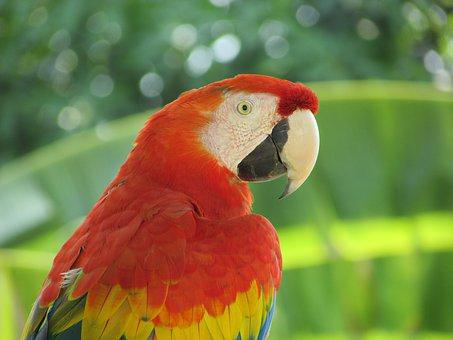
#> input picture Point-Ops-and-Histograms/images/parrot.png, 453 x 340 px, found by its file name
$ jupyter execute linear-derivatives.ipynb   (shell and % lines are left out)
#> lines starting #> are read from the running program, lines starting #| are printed output that depends on the picture; long printed decimals are rounded
# Image Filtering: Spatial Methods

[cell 1]

import numpy as np

import matplotlib.image as img
import matplotlib.pyplot as plt

from skimage import io
from skimage import filters as flt
from skimage.util import img_as_float32 as img_as_float

from scipy import signal
from scipy.ndimage import convolve

[cell 2]
def print_imginfo(I):
    print(type(I))
    print(I.shape, I.dtype)
    print('Data range:', np.min(I), 'to', np.max(I))

[cell 3]
def show_imghist(I, vmin=0.0, vmax=1.0):
    fig, ax = plt.subplots(1, 2, figsize=(10,3))

    ax[0].imshow(I, cmap='gray', vmin=vmin, vmax=vmax)
    ax[0].set_axis_off()

    ax[1].hist(I.ravel(), lw=0, bins=256, range=(vmin+0.01,vmax-0.01));
    ax[1].set_xlim(vmin, vmax)
    ax[1].set_yticks([])

[cell 4]
I1 = io.imread("../../images/parrot.png", as_gray=True)
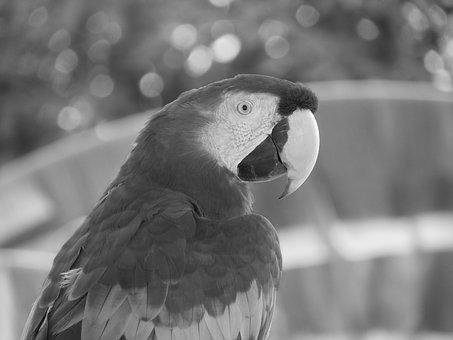
#> I1: shape (340, 453) float64; min 0.00364, max 0.995, mean 0.473
#I1 = io.imread("../../images/cars.jpg", as_gray=True)
#I1 = io.imread("../../images/coins.png", as_gray=True)
I1 = img_as_float(I1)

print_imginfo(I1)
#| <class 'numpy.ndarray'>
#| (340, 453) float32
#| Data range: 0.003639 to 0.9949
show_imghist(I1)

## Linear Filter: Derivative Kernels

Many derivative kernels are formed as the product of a smoothing kernel and a differentiation kernel. Both can often  be expressed as the convolution of two smaller kernels. As an example, consider the Sobel operator. Because convolution flips the kernels prior to use, the order of postive vs negative coeffcients is the opposite of what you might expect.

\begin{equation}
h_x = \begin{bmatrix} +1 & 0 & -1 \\ +2 & 0 & -2 \\ +1 & 0 & -1 \end{bmatrix}
    = \begin{bmatrix} 1 \\ 2 \\ 1 \end{bmatrix}  \begin{bmatrix} 1 & 0 & -1 \end{bmatrix}
    = \begin{bmatrix} 1 \\ 1 \end{bmatrix} * \begin{bmatrix} 1 \\ 1 \end{bmatrix}
      \begin{bmatrix} 1 & -1 \end{bmatrix} * \begin{bmatrix} 1 & 1 \end{bmatrix}
\end{equation}

\begin{equation}
h_y = \begin{bmatrix} +1 & +2 & +1 \\ 0 & 0 & 0 \\ -1 & -2 & -1 \end{bmatrix}
    = \begin{bmatrix} 1 \\ 0 \\ -1 \end{bmatrix}  \begin{bmatrix} 1 & 2 & 1 \end{bmatrix}
    = \begin{bmatrix} 1 \\ 1 \end{bmatrix} * \begin{bmatrix} 1 \\ -1 \end{bmatrix}
      \begin{bmatrix} 1 & 1 \end{bmatrix} * \begin{bmatrix} 1 & 1 \end{bmatrix}
\end{equation}

The kernels can be implemented as
`h1=np.array([...]), h2=np.array([...]), h=scipy.signal.convolve(h1, h2, mode='full')`

Python supports complex numbers: `C=R+Ij`. By letting $h_x$ and $h_y$ be the real and imaginary parts of a complex derivative kernel, convolution produces a complex image that holds all the information needed to determine the gradient magnitudes and angles. See details below.

[cell 5]
# Center pixel weighted more heavily when smoothing
def sobel_kernel():
    h = np.array([ [1+1j,0+2j,-1+1j], [2+0j,0+0j,-2+0j], [1-1j,0-2j,-1-1j] ])
    return h

# All pixels weighted the same when smoothing
def prewitt_kernel():
    h = np.array([ [1+1j,0+1j,-1+1j], [1+0j,0+0j,-1+0j], [1-1j,0-1j,-1-1j] ])
    return h

# Add prewitt kernels to pixel value (gives illusion of depth)
def emboss_kernel():
    h = np.array([ [2,1,0], [1,1,-1], [0,-1,-2]])
    return h

# Second order derivative (aka negative Laplacian)
def laplacian_kernel():
    h = np.array([ [0,-1,0], [-1,4,-1], [0,-1,0] ])
    return h

# Second order derivative w/Gaussian smoothing
def mexicanhat_kernel(sigma=1.0, truncate=3.0):
    N = np.int32(np.round(truncate*sigma))
    u,v = np.mgrid[-N:N+1,-N:N+1]

    h = np.exp(-0.5*(u**2+v**2)/(sigma**2))
    h *= 1/(np.pi*sigma**4)*(1 - 0.5*(u**2+v**2)/(sigma**2))

    return h

## Linear Filter: Image Gradients

[cell 6]
# mode: reflect  (d c b a | a b c d | d c b a)
# mode: constant (k k k k | a b c d | k k k k) -- (cval=k)
# mode: nearest  (a a a a | a b c d | d d d d)
# mode: mirror     (d c b | a b c d | c b a)
# mode: wrap     (a b c d | a b c d | a b c d)

mode = 'reflect'

Ip = I1
Ip = flt.gaussian(Ip, sigma=1, mode=mode)

h = sobel_kernel()
#h = prewitt_kernel()

I2 = convolve(Ip, h, mode=mode)

show_imghist(np.real(I2), -0.2, 0.2)      # horizontal gradient
show_imghist(np.imag(I2), -0.2, 0.2)      # vertical gradient
show_imghist(np.absolute(I2), 0, 1.0)     # gradient magnitude
#> call 4 of show_imghist, with vmin = 0, vmax = 1
#> in show_imghist (call 4), `ax[1].hist(I.ravel(), lw=0, bins=256, range=(vmin+0.01,vmax-0.01));`:
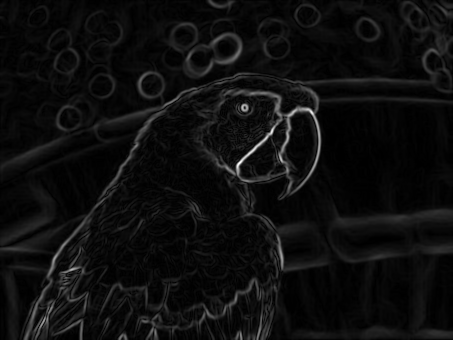
#> I: shape (340, 453) float32; min 1.45e-05, max 1.78, mean 0.0993; drawn with min black and max white
show_imghist(np.angle(I2), -np.pi, np.pi)   # gradient angle
#> in show_imghist (call 5), `ax[1].hist(I.ravel(), lw=0, bins=256, range=(vmin+0.01,vmax-0.01));`:
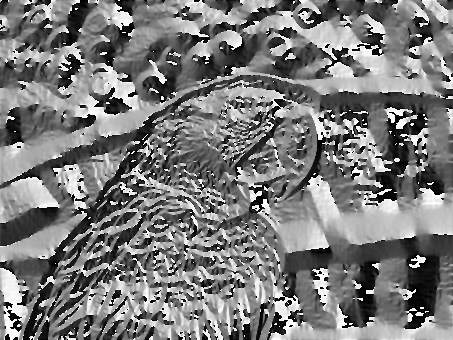
#> I: shape (340, 453) float32; min -3.14, max 3.14, mean -0.104; drawn with min black and max white
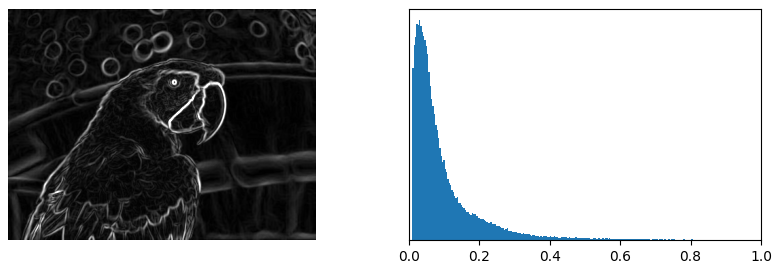
#> figure drawn by matplotlib, 2 panels
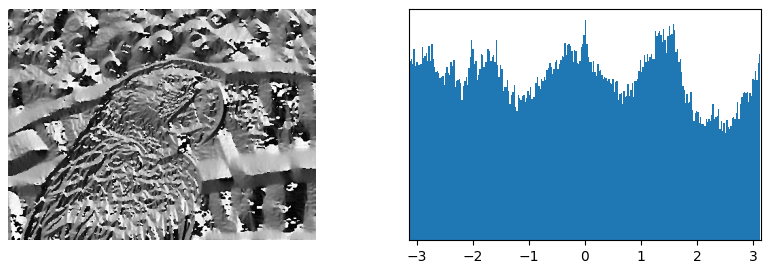
#> figure drawn by matplotlib, 2 panels

## Linear Filter: Embossing

[cell 7]
h = emboss_kernel()

I2 = convolve(I1, h, mode=mode)
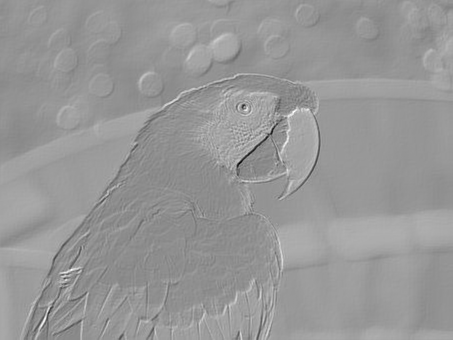
#> I2: shape (340, 453) float32; min -2.79, max 2.7, mean 0.475; drawn with min black and max white

print_imginfo(I2)
#| <class 'numpy.ndarray'>
#| (340, 453) float32
#| Data range: -2.791 to 2.704

show_imghist(I1, vmin=0, vmax=1)
show_imghist(I2, vmin=0, vmax=1)

## Linear Filter: Unsharp Masking

[cell 8]
sigma = 1.0
truncate = 3.0
alpha = 3

Ip = I1
Ip = flt.gaussian(Ip, sigma=sigma, truncate=truncate, mode=mode)

h = laplacian_kernel()
I2 = convolve(Ip, h, mode=mode)
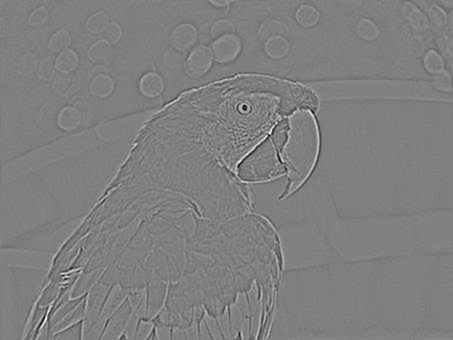
#> I2: shape (340, 453) float32; min -0.205, max 0.204, mean -1.55e-12; drawn with min black and max white

I3 = I1 + alpha*I2
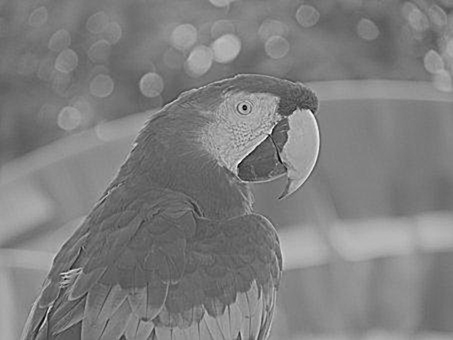
#> I3: shape (340, 453) float32; min -0.539, max 1.49, mean 0.473; drawn with min black and max white

show_imghist(I1)
#show_imghist(I2, vmin=-0.04, vmax=0.04)
show_imghist(I3)
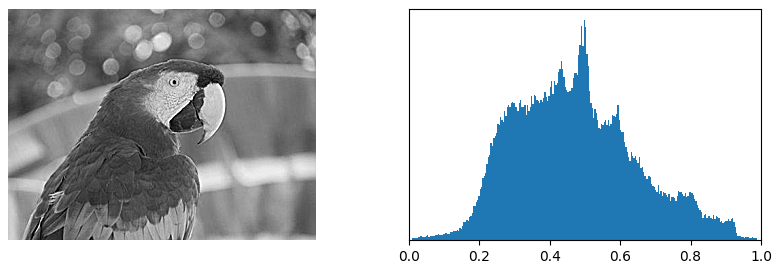
#> figure drawn by matplotlib, 2 panels

[cell 9]
h = mexicanhat_kernel(sigma=sigma, truncate=truncate)
I2 = convolve(I1, h, mode=mode)

I3 = I1 + alpha*I2

show_imghist(I1)
show_imghist(I2, vmin=-0.04, vmax=0.04)
show_imghist(I3)
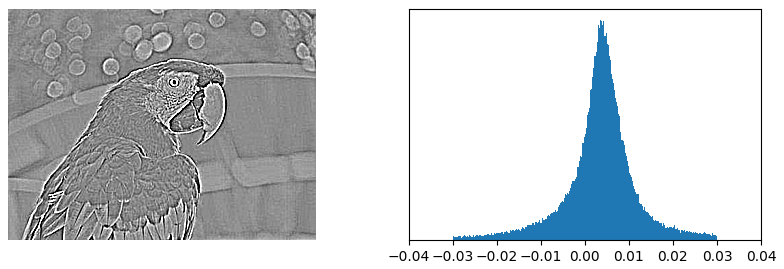
#> figure drawn by matplotlib, 2 panels

$ run again, with Spatial-Filtering-and-Smoothing/images/cars.jpg saved as Point-Ops-and-Histograms/images/parrot.png
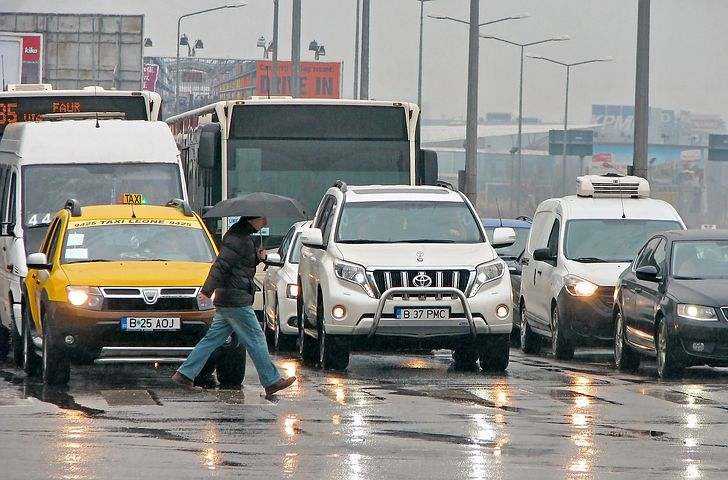
#> input picture Spatial-Filtering-and-Smoothing/images/cars.jpg, 728 x 480 px, found by its file name
#| <class 'numpy.ndarray'>
#| (480, 728) float32
#| Data range: 0.0 to 1.0
#| <class 'numpy.ndarray'>
#| (480, 728) float32
#| Data range: -3.262 to 4.462
#> `I3 = I1 + alpha*I2`:
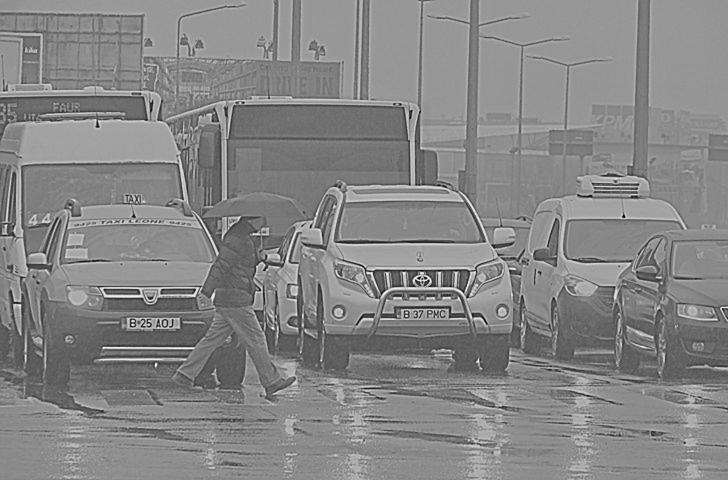
#> I3: shape (480, 728) float32; min -1.09, max 2.03, mean 0.546; drawn with min black and max white
#> `[cell 9] h = mexicanhat_kernel(sigma=sigma, truncate=truncate) I2 = co..`:
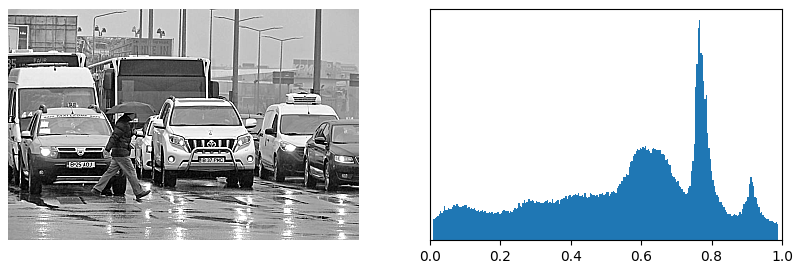
#> figure drawn by matplotlib, 2 panels
